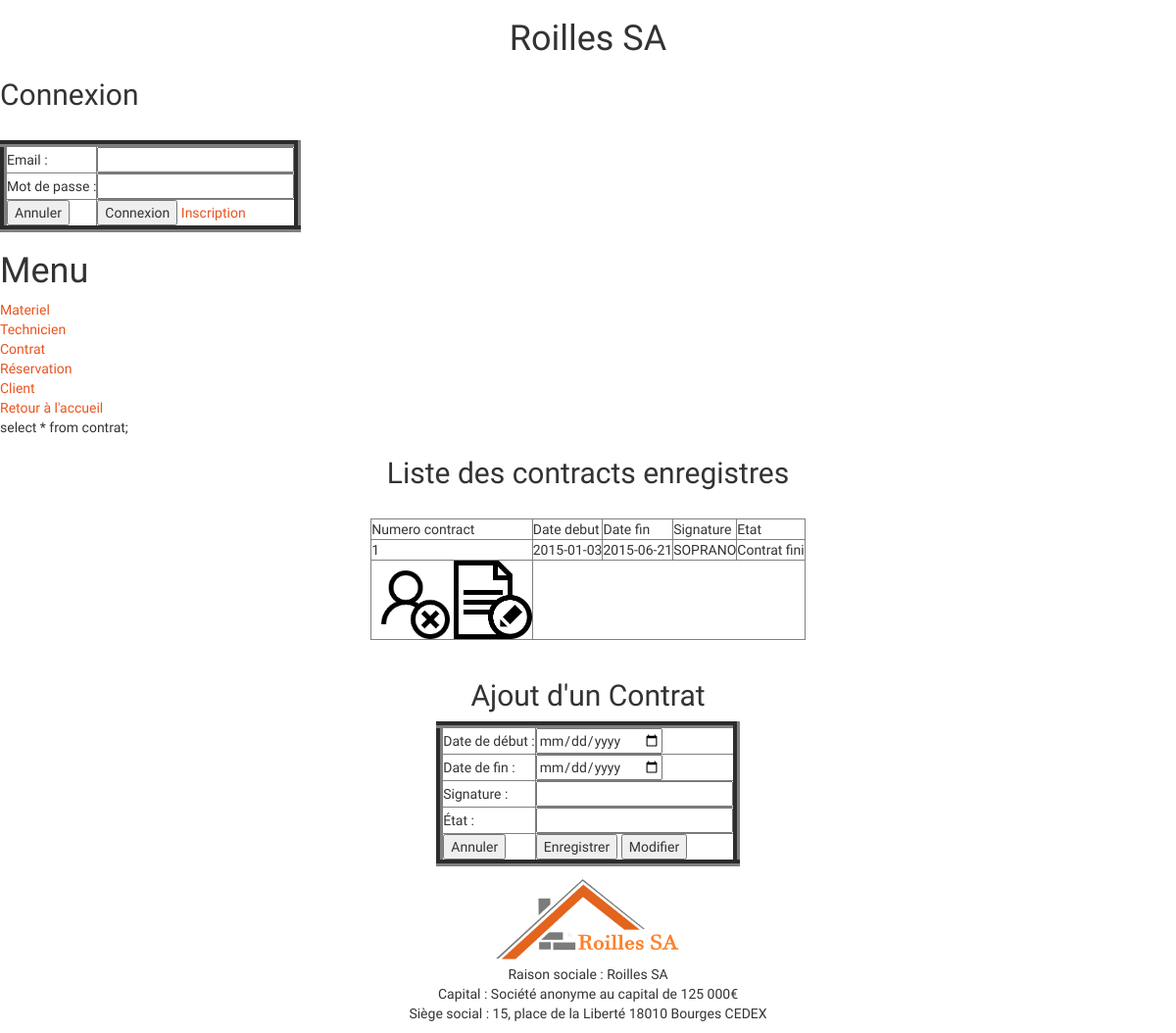
The page /index.php?page=3 on the database its author committed.
### tables this page shows
CREATE TABLE IF NOT EXISTS CONTRAT
 (
   NUMC CHAR(32) NOT NULL  ,
   DATE_DEBUT CHAR(32) NULL  ,
   DATE_FIN CHAR(32) NULL  ,
   SIGNATURE CHAR(32) NULL  ,
   ETAT VARCHAR(32) NULL  
   , PRIMARY KEY (NUMC) 
 );

### MCV/controleur/controleur.php (called while the page is built, shortened)
<?php
    include("modele/modele.php");
    function selectAllC($table)
    {
        if($table == "materiel" || $table == "technicien" || $table == "contrat" || $table == "reservation" || $table == "client")
        {
            $resultat = selectAllM($table);
            return $resultat;
        }
        else
        {
            return null;
        }
    }
?>

### MCV/vue/vuecontrat.php (the view, shortened to what this page needs)
<center>
	<h2> Liste des contracts enregistres </h2>
	<br/>
	<table border = 1>
		<tr><td>Numero contract</td>
			<td>Date debut</td>
			<td>Date fin</td>
			<td>Signature</td>
			<td>Etat</td></tr>
		<?php
		foreach ($resultats as $unResultat)
		{
			echo "<tr>
			<td>".$unResultat['NUMC']."</td>
			<td>".$unResultat['DATE_DEBUT']."</td>
			<td>".$unResultat['DATE_FIN']."</td>
			<td>".$unResultat['SIGNATURE']."</td>
			<td>".$unResultat['ETAT']."</td>
			</tr>
			<td> 	<a href='index.php?page=6&action=X&NUMC=".$unResultat['NUMC']."'>
							<img src='image/supprimer.png' width='80' height='80' > </a>
							<a href='index.php?page=6&action=E&NUMC=".$unResultat['NUMC']."'>
							<img src='image/editer.jpg' width='80' height='80' > </a>
				</tr>";
		}
		?>
		</table>
		<br/>
			<h2>Ajout d'un Contrat</h2>
				<form method="post" action="">
					<table border= 7 >
						<tr><td>Date de début : </td> <td> <input type="date" name="date_debut" value="<?php if(isset($resultat)) echo $resultat['date_debut'] ; ?>"></td></tr>
						<tr><td>Date de fin : </td> <td> <input type="date" name="date_fin" value="<?php if(isset($resultat)) echo $resultat['date_fin'] ; ?>"></td></tr>
						<tr><td>Signature : </td> <td> <input type="text" name="signature" value="<?php if(isset($resultat)) echo $resultat['signature'] ; ?>"></td></tr>
						<tr><td>État : </td> <td> <input type="text" name="etat" value="<?php if(isset($resultat)) echo $resultat['etat'] ; ?>"></td></tr>
							<td> <input type="reset" name="Annuler" value="Annuler"></td>
							<td> <input type="submit" name="Enregistrer" value="Enregistrer">
							<input type="submit" name="Modifier" value="Modifier"></td>
					</table>
				</form>
</center>

### rows shown on the page
contrat: NUMC "1", DATE_DEBUT "2015-01-03", DATE_FIN "2015-06-21", SIGNATURE "SOPRANO", ETAT "Contrat fini"

### other values the page prints
$requete "select * from contrat;"
